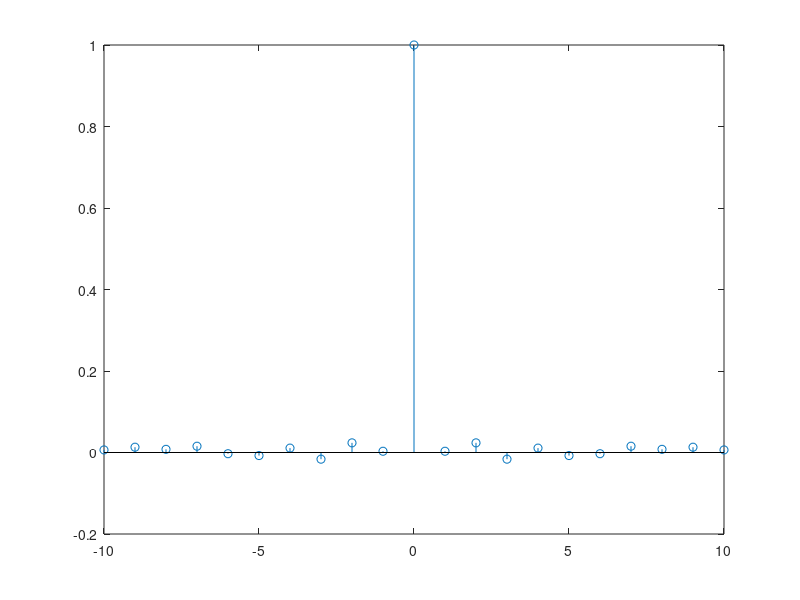

Reproduce this figure in MATLAB.
ww = randn(5000,1);                     % White Gaussian noise
[cov_ww,lags] = xcov(ww,10,'coeff');    % Cross-covariance
stem(lags,cov_ww)